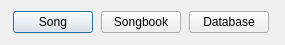
<?xml version="1.0" encoding="UTF-8"?>
<ui version="4.0">
 <class>LatexSongbook</class>
 <widget class="QDialog" name="LatexSongbook">
  <property name="geometry">
   <rect>
    <x>0</x>
    <y>0</y>
    <width>285</width>
    <height>45</height>
   </rect>
  </property>
  <property name="windowTitle">
   <string>LatexSongbook</string>
  </property>
  <layout class="QHBoxLayout" name="horizontalLayout">
   <item>
    <widget class="QPushButton" name="songEditorButton">
     <property name="sizePolicy">
      <sizepolicy hsizetype="Fixed" vsizetype="Fixed">
       <horstretch>0</horstretch>
       <verstretch>0</verstretch>
      </sizepolicy>
     </property>
     <property name="text">
      <string>Song</string>
     </property>
    </widget>
   </item>
   <item>
    <widget class="QPushButton" name="songbookEditorButton">
     <property name="sizePolicy">
      <sizepolicy hsizetype="Fixed" vsizetype="Fixed">
       <horstretch>0</horstretch>
       <verstretch>0</verstretch>
      </sizepolicy>
     </property>
     <property name="text">
      <string>Songbook</string>
     </property>
    </widget>
   </item>
   <item>
    <widget class="QPushButton" name="pushButton_3">
     <property name="sizePolicy">
      <sizepolicy hsizetype="Fixed" vsizetype="Fixed">
       <horstretch>0</horstretch>
       <verstretch>0</verstretch>
      </sizepolicy>
     </property>
     <property name="text">
      <string>Database</string>
     </property>
    </widget>
   </item>
  </layout>
 </widget>
 <layoutdefault spacing="6" margin="11"/>
 <resources/>
 <connections/>
</ui>
